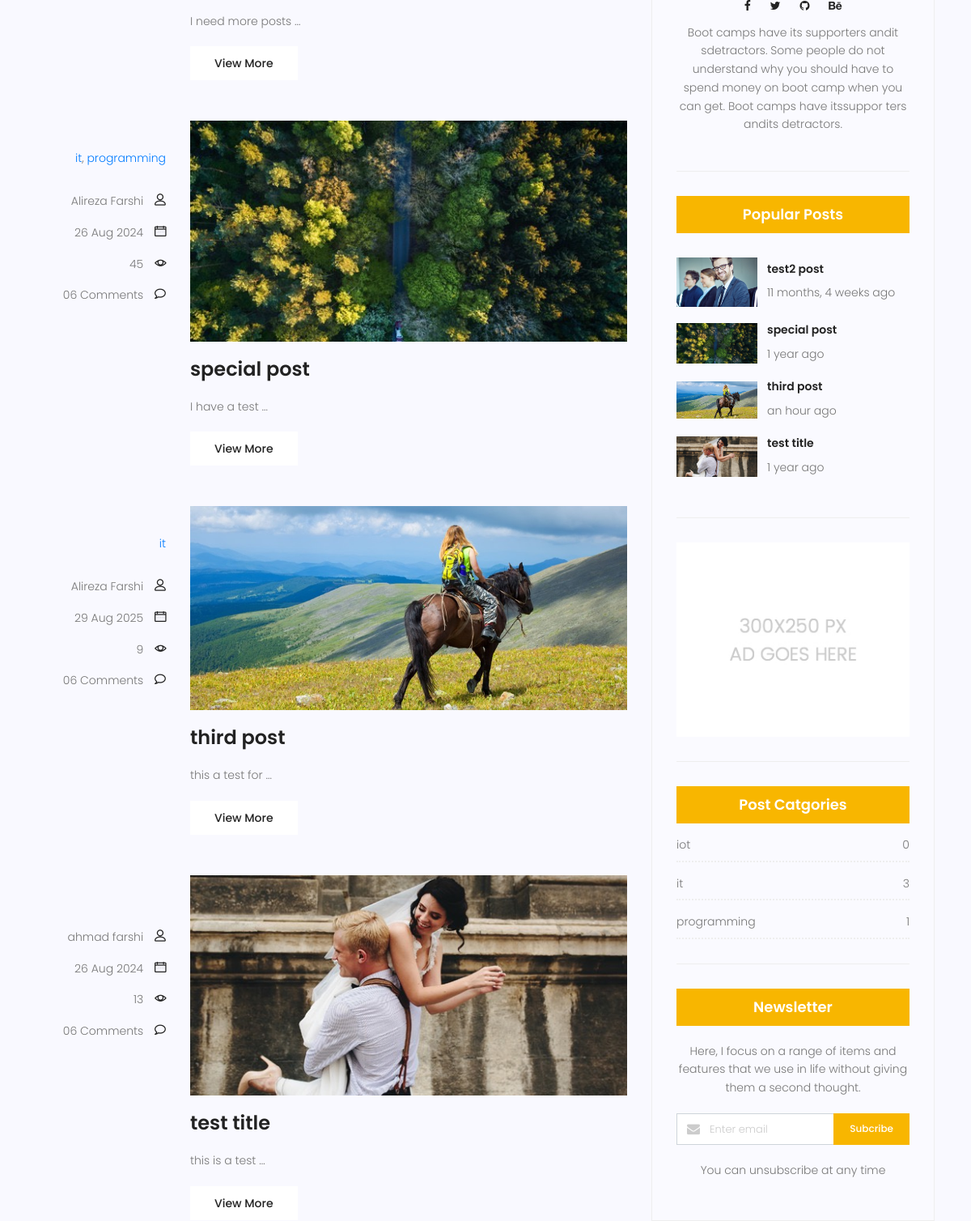
Before: /blog/search/ (middle part) with the older database file.
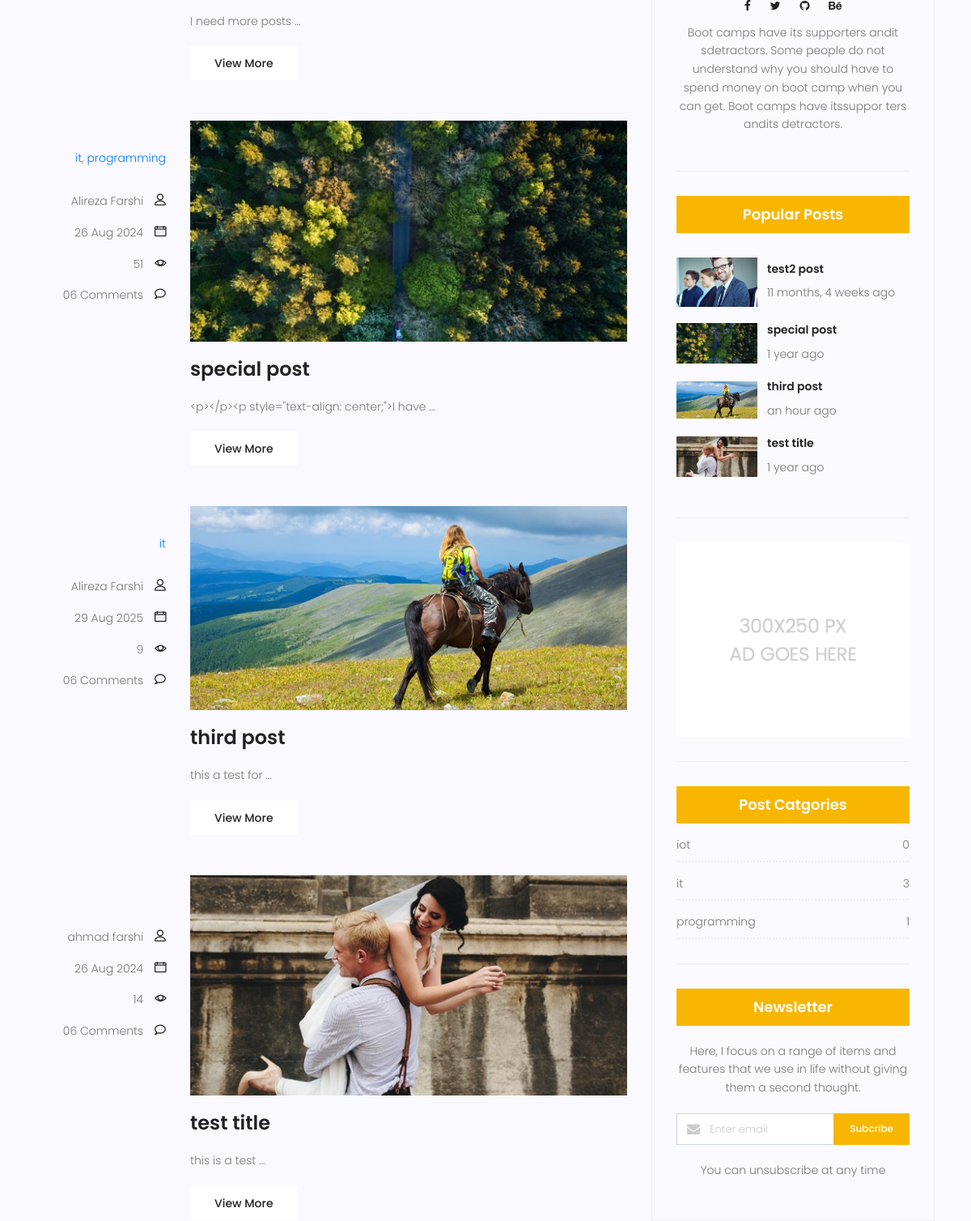
After: the same page with the newer database file.
### blog/models.py (models this page shows, shortened)
class Post(models.Model):
    title = models.CharField(max_length=250)
    content = models.TextField()
    tags = TaggableManager()
    category = models.ManyToManyField(Category)
    author = models.ForeignKey(User, on_delete=models.SET_NULL, null=True)
    image = models.ImageField(upload_to='blog/', default='blog/default.jpg' )
    counted_views = models.IntegerField(default=0)
    status = models.BooleanField(default=False)
    created_date = models.DateTimeField(auto_now_add=True)
    updated_date = models.DateTimeField(auto_now=True)
    published_date = models.DateTimeField(null=True)
    class Meta:
        ordering = ['-created_date']

class Category(models.Model):
    name = models.CharField(max_length=255)
    def __str__(self):
        return self.name

### blog/views.py (the view)
# urls.py: path('search/', blog_search, name='search'),
def blog_search(request):
    current_time = timezone.now()
    posts = Post.objects.filter(status=True)
    if request.method == 'GET':
        print(request.GET.get('s'))
    posts = posts.exclude(published_date__gt=current_time)
    if s := request.GET.get('s'):
        posts = posts.filter(content__contains=s)
    context = {'posts': posts}
    return render(request, 'blog/blog-home.html', context)

### blog/templatetags/blog-tags.py (called while the page is built)
@register.inclusion_tag('blog/blog-categories.html')
def post_categories():
    posts = Post.objects.filter(status=1)
    categories = Category.objects.all()
    cat_dict = {}
    for name in categories:
        cat_dict[name] = posts.filter(category=name).count()
    return {'categories': cat_dict}

### templates/blog/blog-home.html (shortened to what this page needs)
{% extends  'base.html'     %}
{% load static %}
{% load blog-tags %}
{% block content %}
			<section class="post-content-area">
				<div class="container">
					<div class="row">
						<div class="col-lg-8 posts-list">
							{% for post in posts %}
							<div class="single-post row">
								<div class="col-lg-3  col-md-3 meta-details">
									<ul class="tags">
										{% for cat in post.category.all %}
										<a href="{% url 'category' cat_name=cat.name %}">{{cat}}</a>{% if not forloop.last %},{% endif %}
										{% endfor %}
									</ul>
									<div class="user-details row">
										<p class="user-name col-lg-12 col-md-12 col-6"><a href="{% url 'author' author_username=post.author.username %}">{{post.author.get_full_name}}</a> <span class="lnr lnr-user"></span></p>
										<p class="date col-lg-12 col-md-12 col-6"><a href="#">{{post.published_date |date:"d M Y"}}</a> <span class="lnr lnr-calendar-full"></span></p>
										<p class="view col-lg-12 col-md-12 col-6"><a href="#">{{post.counted_views}}</a> <span class="lnr lnr-eye"></span></p>
										<p class="comments col-lg-12 col-md-12 col-6"><a href="#">06 Comments</a> <span class="lnr lnr-bubble"></span></p>
									</div>
								</div>
								<div class="col-lg-9 col-md-9 ">
									<div class="feature-img">
										<img class="img-fluid" src="{{ post.image.url}}" alt="">
									</div>
									<a class="posts-title" href="{% url 'single' pid=post.id %}"><h3>{{post.title}}</h3></a>
									<p class="excert">
										{{post.content |truncatewords:4}}
									</p>
									<a href="{% url 'single' pid=post.id %}" class="primary-btn">View More</a>
								</div>
							</div>
							{% endfor %}
						</div>
						<div class="col-lg-4 sidebar-widgets">
							<div class="widget-wrap">
								{% include 'blog/blog-writer.html' %}
                                {% include 'blog/blog-popular-posts.html' %}
								{% include 'blog/blog-ads.html' %}
								{% post_categories %}
								<div class="single-sidebar-widget newsletter-widget">
									<h4 class="newsletter-title">Newsletter</h4>
									<p>
										Here, I focus on a range of items and features that we use in life without
										giving them a second thought.
									</p>
									<div class="form-group d-flex flex-row">
									   <div class="col-autos">
									      <div class="input-group">
									        <div class="input-group-prepend">
									          <div class="input-group-text"><i class="fa fa-envelope" aria-hidden="true"></i>
											</div>
									        </div>
									        <input type="text" class="form-control" id="inlineFormInputGroup" placeholder="Enter email" onfocus="this.placeholder = ''" onblur="this.placeholder = 'Enter email'" >
									      </div>
									    </div>
									    <a href="#" class="bbtns">Subcribe</a>
									</div>
									<p class="text-bottom">
										You can unsubscribe at any time
									</p>
								</div>
							</div>
						</div>
					</div>
				</div>
			</section>
{% endblock %}

### templates/base.html (shortened to what this page needs)
{% load static %}
<!DOCTYPE html>
	<html lang="zxx" class="no-js">
	<head>
			<link rel="stylesheet" href="{% static 'css/linearicons.css'%}">
			<link rel="stylesheet" href="{% static 'css/font-awesome.min.css'%}">
			<link rel="stylesheet" href="{% static 'css/bootstrap.css'%}">
			<link rel="stylesheet" href="{% static 'css/magnific-popup.css'%}">
			<link rel="stylesheet" href="{% static 'css/jquery-ui.css'%}">
			<link rel="stylesheet" href="{% static 'css/nice-select.css'%}">
			<link rel="stylesheet" href="{% static 'css/animate.min.css'%}">
			<link rel="stylesheet" href="{% static 'css/owl.carousel.css'%}">
			<link rel="stylesheet" href="{% static 'css/main.css'%}">
		</head>
		<body>
            {% block content %}
            {% endblock %}
		</body>
	</html>

### templates/blog/blog-writer.html (shortened to what this page needs)
{% load static %}
<div class="single-sidebar-widget user-info-widget">
    <ul class="social-links">
        <li><a href="#"><i class="fa fa-facebook"></i></a></li>
        <li><a href="#"><i class="fa fa-twitter"></i></a></li>
        <li><a href="#"><i class="fa fa-github"></i></a></li>
        <li><a href="#"><i class="fa fa-behance"></i></a></li>
    </ul>
    <p>
        Boot camps have its supporters andit sdetractors. Some people do not understand why you should have to spend money on boot camp when you can get. Boot camps have itssuppor ters andits detractors.
    </p>
</div>

### templates/blog/blog-popular-posts.html
{% load static %}
 {% load humanize %}
<div class="single-sidebar-widget popular-post-widget">
    <h4 class="popular-title">Popular Posts</h4>
    <div class="popular-post-list">
        {% for post in posts %}
        <div class="single-post-list d-flex flex-row align-items-center">
            <div class="thumb">
                <img class="img-fluid" src="{{post.image.url}}" alt="">
            </div>
            <div class="details">
                <a href="{% url 'single' pid=post.id %}"><h6>{{post.title}}</h6></a>
                <p>{{post.published_date| naturaltime}}</p>
            </div>
        </div>
        {% endfor %}
    </div>
</div>

### templates/blog/blog-ads.html
{% load static %}
<div class="single-sidebar-widget ads-widget">
  <a href="#"><img class="img-fluid" src="{% static 'img/blog/ads-banner.jpg' %}" alt=""></a>
</div>

### templates/blog/blog-categories.html
<div class="single-sidebar-widget post-category-widget">
	<h4 class="category-title">Post Catgories</h4>
	<ul class="cat-list">
		{% for name,count in categories.items %}
		<li>
			<a href="{% url 'category' cat_name=name %}" class="d-flex justify-content-between">
				<p>{{name}}</p>
				<p>{{count}}</p>
			</a>
		</li>
		{% endfor %}
	</ul>
</div>

Changed rows visible on the page:
changed Post "special post": counted_views "45" → "51"; content "I have a test …" → "<p></p><p style=\"text-align: center;\">I have …"
changed Post "test title": counted_views "13" → "14"
